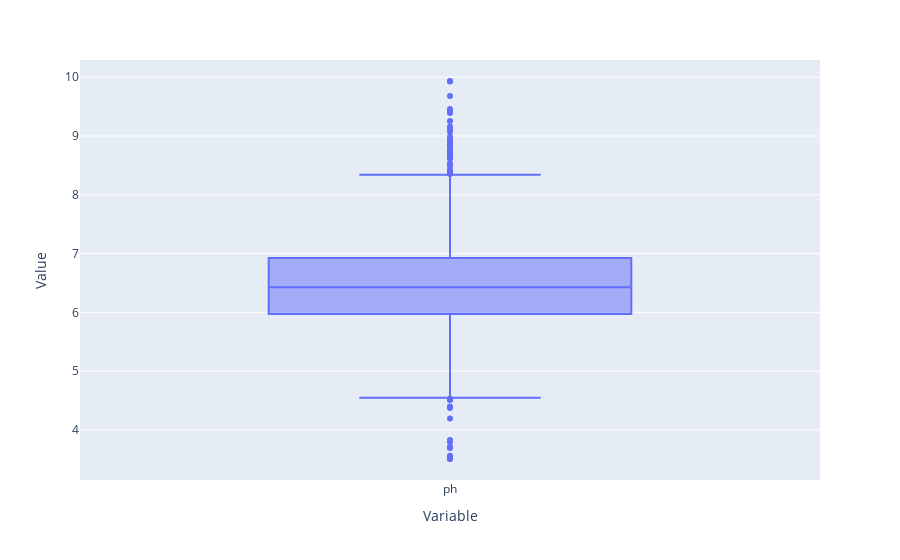

Notebook cell for this chart:
### Code cell
ph = nutritions[nutritions['Variable'] == 'ph']
fig_ph = px.box(ph, x='Variable', y='Value')
fig_ph.show()

### Figure 1 — Plotly figure (JSON) as saved in the notebook; plotly's stock layout.template omitted (floating-point values rounded to 4 significant figures; data arrays with more than 128 entries replaced by an {"elided": "..."} marker saying what was removed)
{"data": [{"alignmentgroup": "True", "hovertemplate": "Variable=%{x}<br>Value=%{y}<extra></extra>", "legendgroup": "", "marker": {"color": "#636efa"}, "name": "", "notched": false, "offsetgroup": "", "orientation": "v", "showlegend": false, "type": "box", "x": {"elided": "2200 str values"}, "x0": " ", "xaxis": "x", "y": {"elided": "2200 float values"}, "y0": " ", "yaxis": "y"}], "layout": {"boxmode": "group", "legend": {"tracegroupgap": 0}, "margin": {"t": 60}, "xaxis": {"anchor": "y", "domain": [0, 1], "title": {"text": "Variable"}}, "yaxis": {"anchor": "x", "domain": [0, 1], "title": {"text": "Value"}}}}
